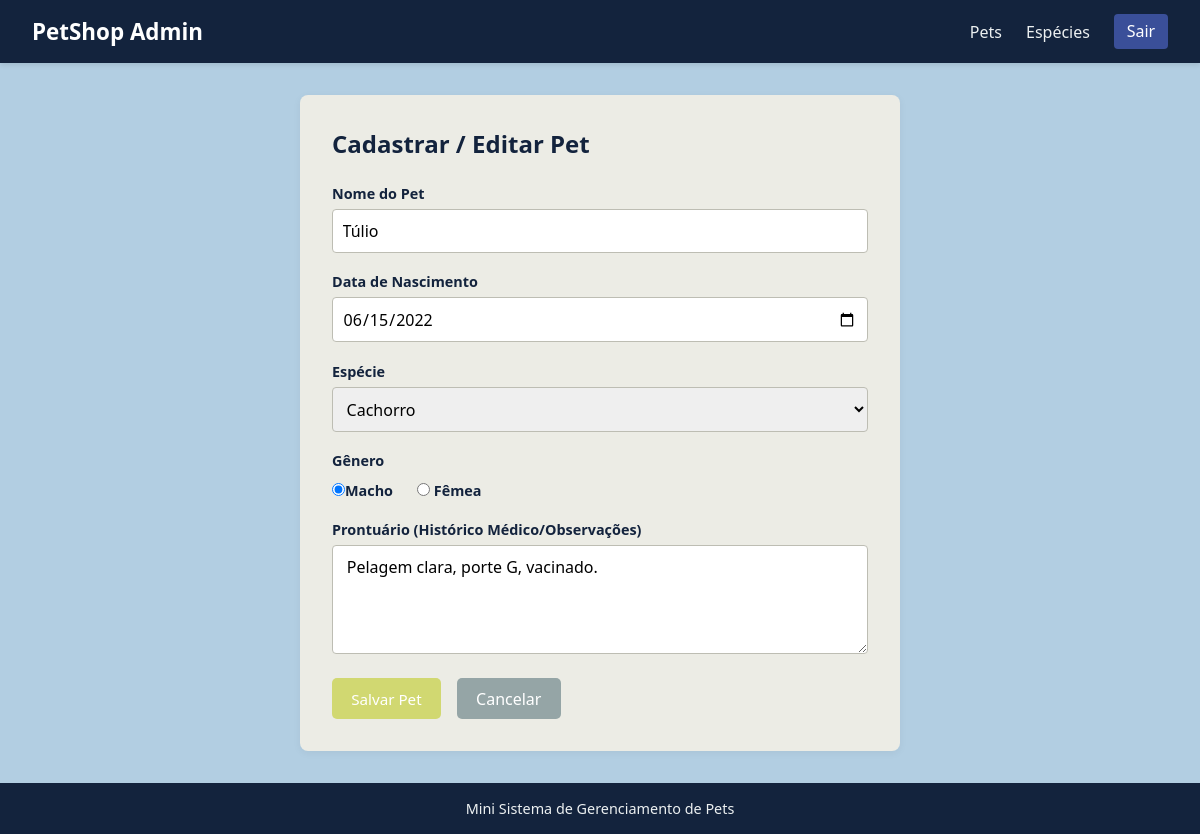
/form_pet.php?id=9 (signed in), run on the app's committed database.
### tables this page shows
CREATE TABLE `pets` (
  `id` int NOT NULL,
  `nome` varchar(100) NOT NULL,
  `nascimento` date NOT NULL,
  `especie_id` int NOT NULL,
  `genero` enum('macho','femea') NOT NULL,
  `prontuario` text
);

CREATE TABLE `especies` (
  `id` int NOT NULL,
  `nome` varchar(100) NOT NULL
);

### www/form_pet.php (the view, shortened to what this page needs)
<?php
require_once 'conecta.php';
$nome = "";
$nascimento = "";
$especie_id = "";
$genero = "";
$prontuario = "";
if (isset($_GET['id'])) {
    $id = (int)$_GET['id'];
    $stmt = mysqli_prepare($conn, "SELECT * FROM pets WHERE id = ?");
    if ($stmt) {
        mysqli_stmt_bind_param($stmt, "i", $id);
        mysqli_stmt_execute($stmt);
        $res = mysqli_stmt_get_result($stmt);
        if ($pet = mysqli_fetch_assoc($res)) {
            $nome = $pet['nome'];
            $nascimento = $pet['nascimento'];
            $especie_id = $pet['especie_id'];
            $genero = $pet['genero'];
            $prontuario = $pet['prontuario'];
        }
    }
}
$sql_esp = "SELECT * FROM especies ORDER BY nome ASC";
$res_especies = mysqli_query($conn, $sql_esp);
require_once 'cabeçalho.php'; ?>
<section class="form-section">
    <h2> Cadastrar / Editar Pet</h2>
    <form action="form_pet.php" method="POST" class="pet-form">
        <div class="form-group">
            <label for="nome"> Nome do Pet</label>
            <input type="text" id="nome" name="nome" value= "<?php echo htmlspecialchars($nome); ?>" required placeholder="Ex: Tito, Amora...">
        </div>
        <div class="form-group">
            <label for="nascimento"> Data de Nascimento</label>
            <input type="date" id="nascimento" name="nascimento" value="<?php echo $nascimento; ?>" required>
        </div>
        <div class="form-group">
            <label for="especie_id"> Espécie</label>
            <select id="especie_id" name="especie_id" required>
                <?php if ($res_especies && mysqli_num_rows($res_especies) > 0): ?>
                <?php while ($esp = mysqli_fetch_assoc($res_especies)): ?>
                <option value="<?php echo $esp['id']; ?>" <?php echo ($esp['id'] == $especie_id) ? 'selected' : ''; ?> >
                    <?php echo htmlspecialchars($esp['nome']); ?>
                </option>
                <?php endwhile; ?>
                    <?php endif; ?>
            </select>
        </div>
        <div class="form-group">
            <label> Gênero </label>
            <div class="radio-options">
                <label><input type="radio" name="genero" value="macho" <?php echo ($genero === 'macho') ? 'checked' : ''; ?> required>Macho</label>
                <label><input type="radio" name="genero" value="femea" <?php echo ($genero === 'femea') ? 'checked' : ''; ?> required> Fêmea</label>
            </div>
        </div>
        <div class="form-group">
            <label for="prontuario">Prontuário (Histórico Médico/Observações)</label>
            <textarea id="prontuario" name="prontuario" rows="4" placeholder="Insira informações de saúde, vacinas ou alergias do animal"> <?php echo htmlspecialchars($prontuario); ?></textarea>
        </div>
        <div class="form-actions">
            <button type="submit" class="botao-salvar"> Salvar Pet</button>
            <a href="index.php" class="botao-cancelar">Cancelar</a>
        </div>
    </form>
</section>
<?php require_once 'rodape.php'; ?>

### www/css/style.css (style rules this page uses)
* { margin: 0; padding: 0; box-sizing: border-box; font-family: 'Segoe UI', Tahoma, Geneva, Verdana, sans-serif; }
:root { --cor_principal: #13233d; --cor_sec: #6299d0; --cor_destaque: #d1d871; --cor_erro: #3a4f99; --cor_bg: #b2cee2; --card_bg: #ecece5; --text_color: #13233d; --cor_borda: #bdbdb3; }
body { background-color: var(--cor_bg); color: var(--text_color); display: flex; flex-direction: column; min-height: 100vh; }
.botao-primary, .btn-save, .botao-salvar { background-color: var(--cor_destaque); color: white; padding: 0.6rem 1.2rem; border-radius: 5px; text-decoration: none; border: none; cursor: pointer; font-size: 0.95rem; }
.botao-cancelar { background-color: #95a5a6; color: white; padding: 0.6rem 1.2rem; border-radius: 5px; text-decoration: none; }
.form-section { background: var(--card_bg); padding: 2rem; border-radius: 8px; max-width: 600px; margin: 0 auto; box-shadow: 0 2px 8px rgba(0, 0, 0, 0.05); }
.form-section h2 { margin-bottom: 1.5rem; color: var(--cor_principal); }
.form-group { margin-bottom: 1.2rem; display: flex; flex-direction: column; gap: 0.4rem; }
.form-group label { font-weight: 600; font-size: 0.9rem; }
.form-group input, .form-group select, .form-group textarea { padding: 0.6rem; border: 1px solid var(--cor_borda); border-radius: 4px; font-size: 1rem; }
.radio-options { display: flex; gap: 1.5rem; margin-top: 0.3rem; }
.form-actions { display: flex; gap: 1rem; margin-top: 1.5rem; }

### data on the page
pets: nome "Túlio", nascimento "06/15/2022", especie_id "Cachorro", genero "☑ Macho", genero "☐ Fêmea", prontuario "Pelagem clara, porte G, vacinado."
